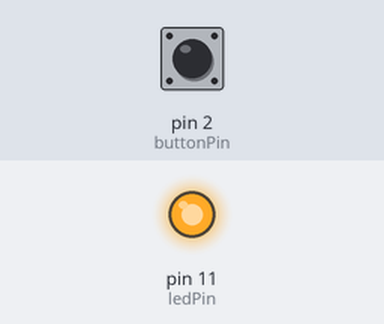
Recording of a sketch running on a simulated Arduino Uno, built with avr-gcc and run on an emulated ATmega328P. On the bench: output pins drawn as LEDs (lit = HIGH). Inputs (shaded band) come from the test bench; at power-on: pin 2 (buttonPin) HIGH.

Above: at 1.2 s.
1.3 s: pin 2 (buttonPin) pulled LOW for 0.15 s
At 2.6 s:
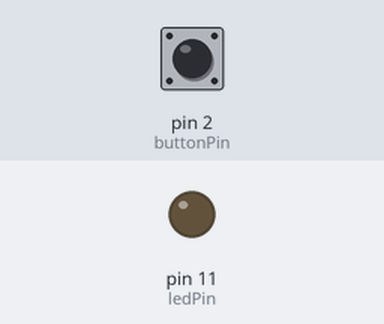
2.9 s: pin 2 (buttonPin) pulled LOW for 1 s
At 5.1 s:
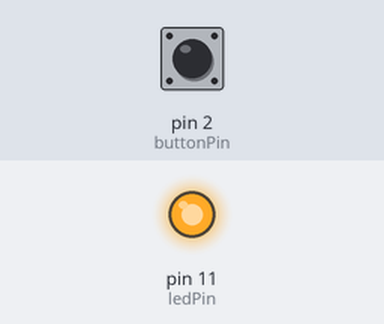
5.4 s: pin 2 (buttonPin) pulled LOW for 3.2 s
At 9.9 s:
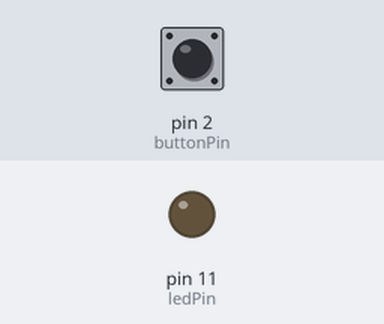
Timing chart, 0 to 11.4 s (numbered marks = the images above; inputs shaded):
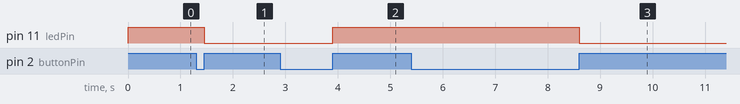

Measured:
- after the input at 1.3 s, pin 11 (ledPin): HIGH → LOW after 0.15 s
- after the input at 2.9 s, pin 11 (ledPin): LOW → HIGH after 1.0 s
- after the input at 5.4 s, pin 11 (ledPin): HIGH → LOW after 3.2 s

The sketch:

Opdracht_2.ino
```cpp
const unsigned int buttonPin = 2;
const unsigned int ledPin = 11;

int buttonState = 0;
int oldButtonState = LOW;
int ledState = LOW;

void setup() {
  pinMode(ledPin, OUTPUT);
  pinMode(buttonPin, INPUT_PULLUP);
}

void loop() {
  buttonState = digitalRead(buttonPin);

  if (buttonState != oldButtonState &&
      buttonState == HIGH)
  {
    ledState = (ledState == LOW ? HIGH : LOW);
    digitalWrite(ledPin, ledState);
    delay(50);
  }
  oldButtonState = buttonState;
}
```
